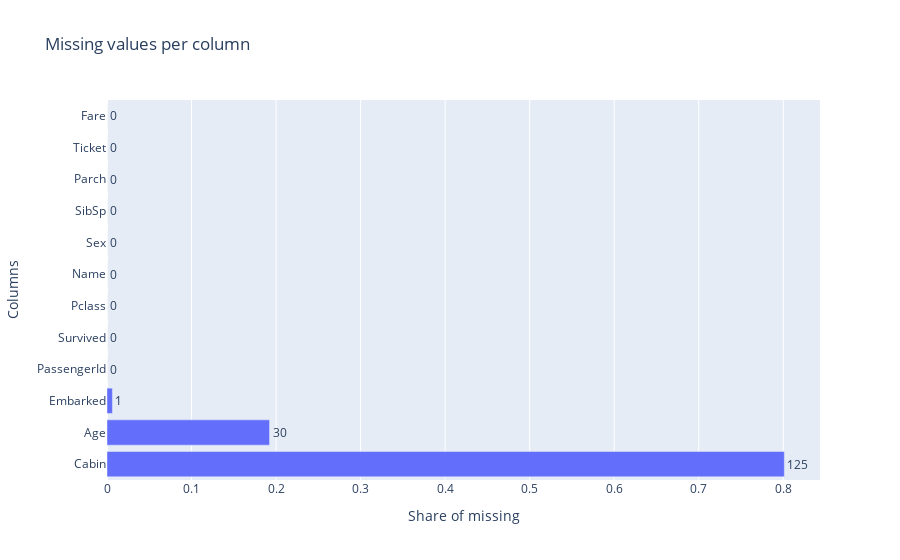

Source (notebook cell):
### Code cell
# Missing value analysis
print('❓ MISSING VALUE PLOT - PLOTLY')
ps.missingval_plot(df, backend='plotly')

### Figure 1 — Plotly figure (JSON) as saved in the notebook; plotly's stock layout.template omitted (floating-point values rounded to 4 significant figures)
{"data": [{"orientation": "h", "text": ["125", "30", "1", "0", "0", "0", "0", "0", "0", "0", "0", "0"], "textposition": "outside", "type": "bar", "x": [0.8013, 0.1923, 0.00641, 0, 0, 0, 0, 0, 0, 0, 0, 0], "y": ["Cabin", "Age", "Embarked", "PassengerId", "Survived", "Pclass", "Name", "Sex", "SibSp", "Parch", "Ticket", "Fare"]}], "layout": {"title": {"text": "Missing values per column"}, "xaxis": {"title": {"text": "Share of missing"}}, "yaxis": {"title": {"text": "Columns"}}}}
